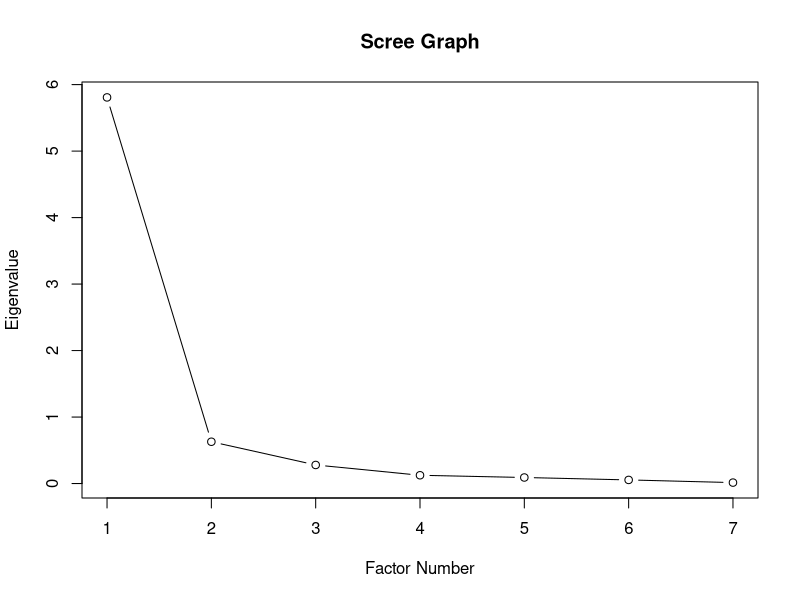
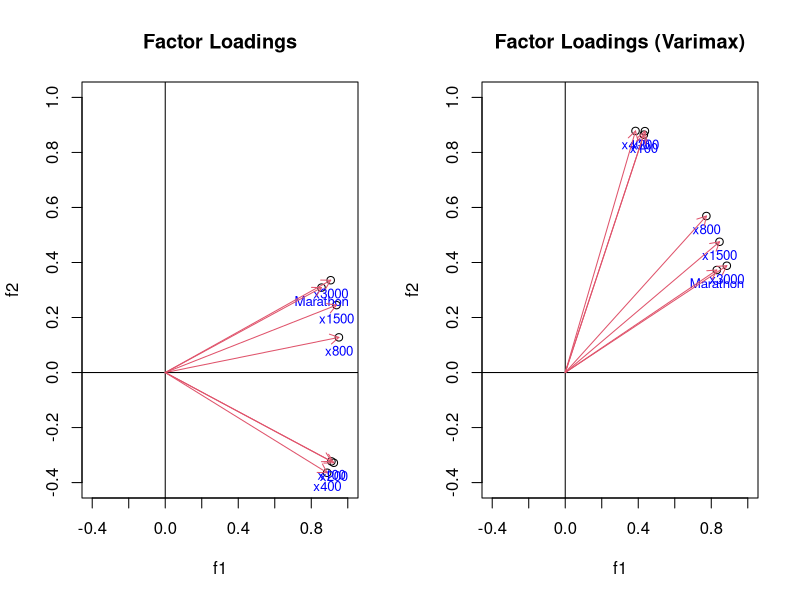
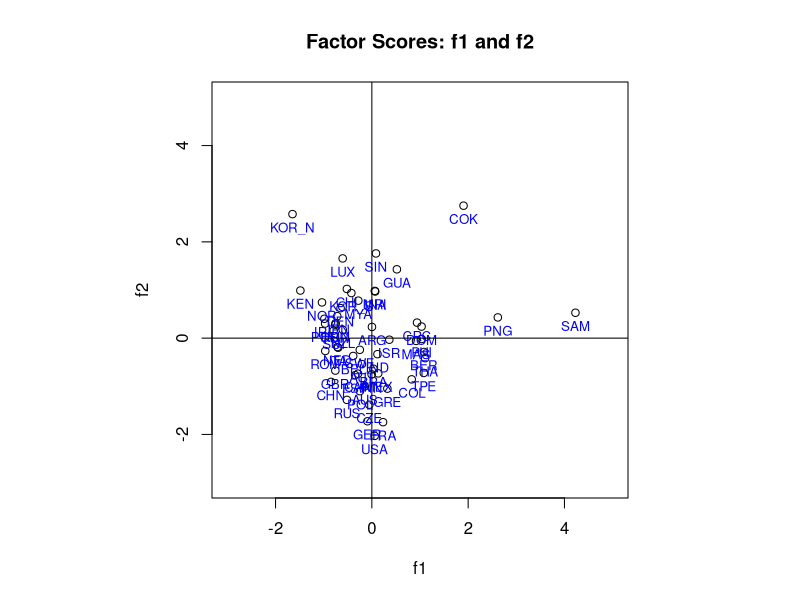
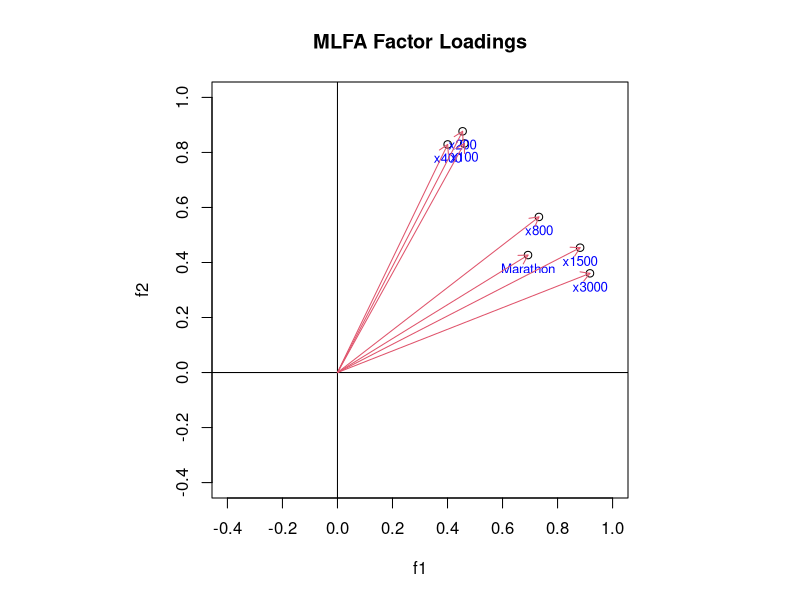
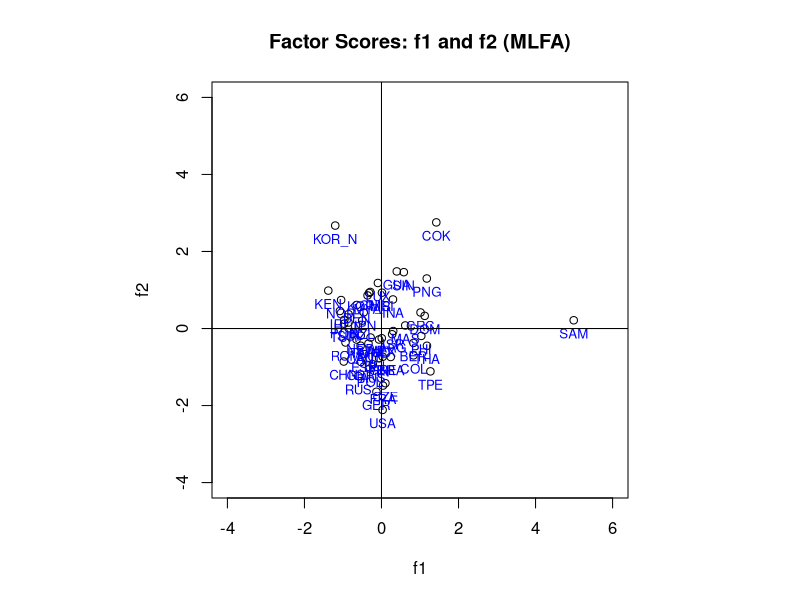
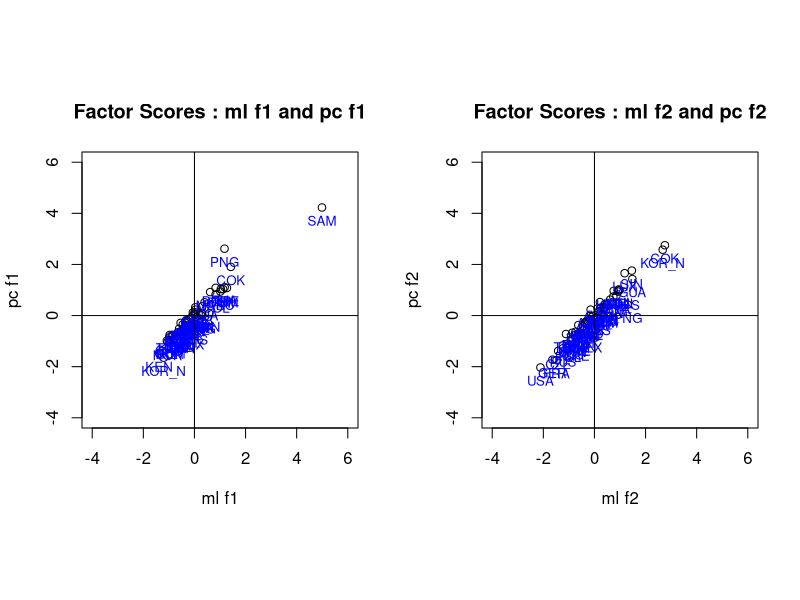
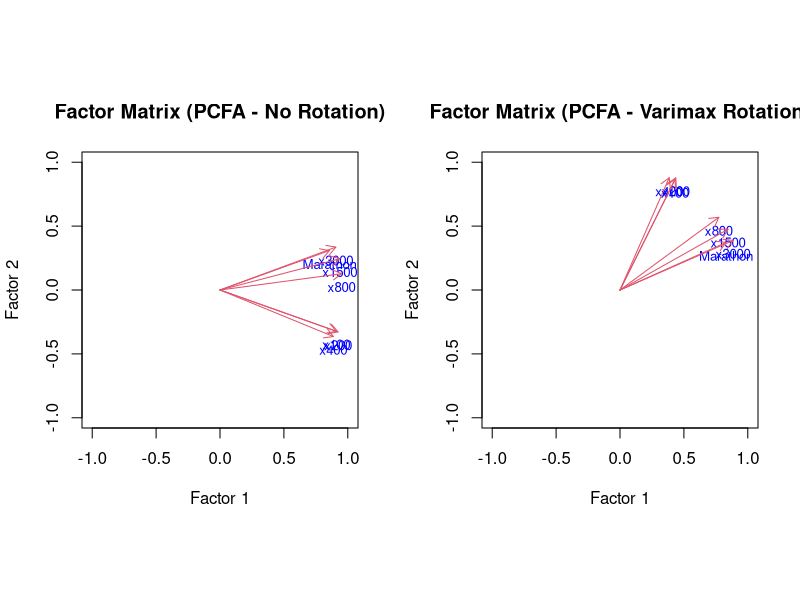

R code for these plots, in order:
## (1)
setwd("C:/Users/sunpro/Git_Hub/R/R_data")
X <- read.table("trackrecord2005-women.txt", header = TRUE)
X

# Compute the correlation matrix
R <- cor(X)

# Perform eigenvalue decomposition
r_eigen <- eigen(R)
r_value <- r_eigen$values
r_vector <- r_eigen$vectors

# Display eigenvalues and the proportion of variance explained
r_value
r_gof <- r_value / sum(r_value) * 100
round(r_gof,3)

# Plot Scree Graph
plot(r_value, type = "b", main = "Scree Graph", xlab = "Factor Number", ylab = "Eigenvalue")



##(2)
library(psych)

# Standardize the data
Z <- scale(X, scale = TRUE)

# Perform PCFA without rotation
pcfa <- principal(Z, nfactors = 2, rotate = "none")

# Get and display the factor loadings
L <- pcfa$loadings[, 1:2]
round(L, 2)

# Perform PCFA with varimax rotation
pcfa_varimax <- principal(Z, nfactors = 2, rotate = "varimax")
L_varimax <- pcfa_varimax$loadings[, 1:2]
round(L_varimax, 2)

# Plot the factor loadings
par(mfrow = c(1, 2))
lim <- range(pretty(L))
plot(L[, 1], L[, 2], main = "Factor Loadings", xlab = "f1", ylab = "f2", xlim = lim, ylim = lim)
text(L[, 1], L[, 2], labels = rownames(L), cex = 0.8, col = "blue", pos = 1)
abline(v = 0, h = 0)
arrows(0, 0, L[, 1], L[, 2], col = 2, code = 2, length = 0.1)
plot(L_varimax[, 1], L_varimax[, 2], main = "Factor Loadings (Varimax)", xlab = "f1", ylab = "f2", xlim = lim, ylim = lim)
text(L_varimax[, 1], L_varimax[, 2], labels = rownames(L_varimax), cex = 0.8, col = "blue", pos = 1)
abline(v = 0, h = 0)
arrows(0, 0, L_varimax[, 1], L_varimax[, 2], col = 2, code = 2, length = 0.1)



##(3)
# Get factor scores from varimax-rotated solution
fpcfa <- pcfa_varimax$scores
round(fpcfa, 3)

# Plot factor scores
par(mfrow = c(1, 1))
par(pty = "s")
lim <- range(pretty(fpcfa))
plot(fpcfa[, 1], fpcfa[, 2], main = "Factor Scores: f1 and f2", xlab = "f1", ylab = "f2", xlim = lim, ylim = lim)
text(fpcfa[, 1], fpcfa[, 2], labels = rownames(fpcfa), cex = 0.8, col = "blue", pos = 1)
abline(v = 0, h = 0)



##(4)-(2)
# MLFA 수행하기
mlfa <- factanal(Z, factors = 2, rotation = "varimax", scores = "regression")
mlfa

L_mlfa <- mlfa$loadings[, 1:2]
round(L_mlfa,2)
xlim <- c(-0.4, 1.0)
ylim <- c(-0.4, 1.0)
plot(L_mlfa[,1], L_mlfa[,2], main="MLFA Factor Loadings", xlab="f1", ylab="f2",
     xlim=xlim, ylim=ylim)
text(L_mlfa[,1], L_mlfa[,2], labels=rownames(L_mlfa), cex=0.8, col="blue", pos=1)
abline(v=0, h=0)
arrows(0, 0, L_mlfa[,1], L_mlfa[,2], col=2, code=2, length=0.1)

##(4)-(3)
# Get factor scores from MLFA varimax-rotated solution
fmlfa <- mlfa$scores
round(fmlfa, 3)

# Plot factor scores
par(mfrow = c(1, 1))
par(pty = "s")
lim <- range(pretty(fmlfa))
plot(fmlfa[, 1], fmlfa[, 2], main = "Factor Scores: f1 and f2 (MLFA)", xlab = "f1", ylab = "f2", xlim = lim, ylim = lim)
text(fmlfa[, 1], fmlfa[, 2], labels = rownames(fmlfa), cex = 0.8, col = "blue", pos = 1)
abline(v = 0, h = 0)


##(4)-비교
#인자점수그림을 통한 결과 비교
par(mfrow=c(1,2))
par(pty="s")
lim<-range(pretty(fmlfa))
plot(fmlfa[,1],fpcfa[,1], main="Factor Scores : ml f1 and pc f1", xlab="ml f1", ylab="pc f1", xlim=lim, ylim=lim)
text(fmlfa[,1],fpcfa[,1], labels=rownames(fmlfa), cex=0.8, col="blue", pos=1)
abline(v=0, h=0)
plot(fmlfa[,2],fpcfa[,2], main="Factor Scores : ml f2 and pc f2", xlab="ml f2", ylab="pc f2", xlim=lim, ylim=lim)
text(fmlfa[,2],fpcfa[,2], labels=rownames(fmlfa), cex=0.8, col="blue", pos=1)
abline(v=0, h=0)



##(5)
# 회전 전의 PCFA 결과
pcfa <- principal(Z, nfactors = 2, rotate = "none")
factor_matrix_pcfa <- pcfa$loadings[, 1:2]

# 회전 후의 PCFA 결과
pcfa_varimax <- principal(Z, nfactors = 2, rotate = "varimax")
factor_matrix_pcfa_varimax <- pcfa_varimax$loadings[, 1:2]

# 인자행렬도 그리기
lim <- range(pretty(factor_matrix_pcfa, factor_matrix_pcfa_varimax))
par(mfrow=c(1,2))
par(pty="s")

# 회전 전의 PCFA
plot(factor_matrix_pcfa, type="n", main="Factor Matrix (PCFA - No Rotation)", 
     xlab="Factor 1", ylab="Factor 2", xlim=lim, ylim=lim)
text(factor_matrix_pcfa, labels=rownames(factor_matrix_pcfa), cex=0.8, col="blue", pos=1)
arrows(0,0, factor_matrix_pcfa[,1], factor_matrix_pcfa[,2], col=2, code=2, length=0.1)

# 회전 후의 PCFA
plot(factor_matrix_pcfa_varimax, type="n", main="Factor Matrix (PCFA - Varimax Rotation)", 
     xlab="Factor 1", ylab="Factor 2", xlim=lim, ylim=lim)
text(factor_matrix_pcfa_varimax, labels=rownames(factor_matrix_pcfa_varimax), cex=0.8, col="blue", pos=1)
arrows(0,0, factor_matrix_pcfa_varimax[,1], factor_matrix_pcfa_varimax[,2], col=2, code=2, length=0.1)

# Varimax 회전 행렬 구하기
varimax <- varimax(L_varimax)
T <- varimax$rotmat
T
